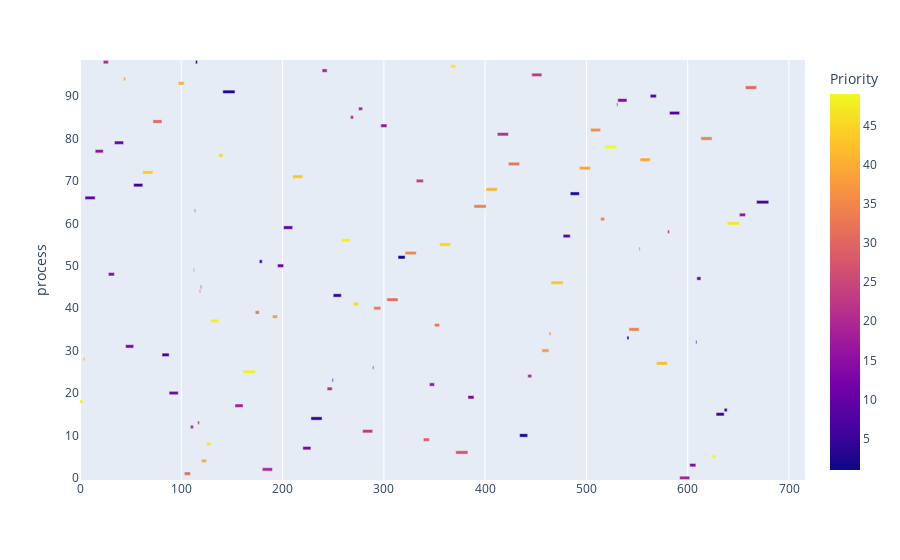

Here is the notebook cell this chart was saved with:
### Code cell
fig = px.timeline(df, x_start="Start", x_end="Finish", y="process", color="Priority")

df['delta'] = df['Finish'] - df['Start']
fig.layout.xaxis.type = 'linear'
fig.data[0].x = df.delta.tolist()
fig.data[0].base = df.Start.tolist()
fig.show()

### Figure 1 — Plotly figure (JSON) as saved in the notebook; plotly's stock layout.template omitted (floating-point values rounded to 4 significant figures)
{"data": [{"base": [0, 3, 5, 15, 23, 28, 34, 43, 45, 53, 62, 72, 81, 88, 97, 103, 109, 112, 113, 114, 116, 118, 119, 120, 125, 129, 137, 141, 153, 161, 173, 177, 180, 190, 195, 201, 210, 220, 228, 239, 244, 249, 250, 258, 267, 270, 275, 279, 289, 290, 297, 303, 314, 321, 332, 339, 345, 350, 355, 366, 371, 383, 389, 401, 412, 423, 434, 442, 446, 456, 463, 465, 477, 484, 493, 504, 514, 518, 530, 531, 540, 542, 552, 553, 563, 569, 580, 582, 592, 602, 608, 609, 613, 624, 628, 636, 639, 651, 657, 668], "hovertemplate": "Start=%{base}<br>Finish=%{x}<br>process=%{y}<br>Priority=%{marker.color}<extra></extra>", "legendgroup": "", "marker": {"color": [48, 44, 10, 16, 20, 15, 12, 39, 13, 6, 43, 30, 7, 12, 41, 31, 20, 30, 19, 5, 26, 24, 17, 40, 47, 48, 45, 3, 18, 48, 32, 7, 20, 38, 11, 9, 43, 13, 4, 19, 21, 1, 4, 48, 21, 45, 20, 23, 11, 33, 16, 31, 1, 35, 24, 29, 17, 33, 45, 47, 27, 13, 34, 41, 21, 32, 2, 21, 23, 38, 39, 43, 10, 3, 39, 36, 34, 49, 14, 14, 4, 34, 28, 39, 8, 42, 24, 8, 19, 14, 1, 10, 34, 49, 6, 6, 47, 17, 30, 7], "coloraxis": "coloraxis", "pattern": {"shape": ""}}, "name": "", "orientation": "h", "showlegend": false, "textposition": "auto", "type": "bar", "x": [3, 2, 10, 8, 5, 6, 9, 2, 8, 9, 10, 9, 7, 9, 6, 6, 3, 1, 1, 2, 2, 1, 1, 5, 4, 8, 4, 12, 8, 12, 4, 3, 10, 5, 6, 9, 10, 8, 11, 5, 5, 1, 8, 9, 3, 5, 4, 10, 1, 7, 6, 11, 7, 11, 7, 6, 5, 5, 11, 5, 12, 6, 12, 11, 11, 11, 8, 4, 10, 7, 2, 12, 7, 9, 11, 10, 4, 12, 1, 9, 2, 10, 1, 10, 6, 11, 2, 10, 10, 6, 1, 4, 11, 4, 8, 3, 12, 6, 11, 12], "xaxis": "x", "y": [18, 28, 66, 77, 98, 48, 79, 94, 31, 69, 72, 84, 29, 20, 93, 1, 12, 49, 63, 98, 13, 44, 45, 4, 8, 37, 76, 91, 17, 25, 39, 51, 2, 38, 50, 59, 71, 7, 14, 96, 21, 23, 43, 56, 85, 41, 87, 11, 26, 40, 83, 42, 52, 53, 70, 9, 22, 36, 55, 97, 6, 19, 64, 68, 81, 74, 10, 24, 95, 30, 34, 46, 57, 67, 73, 82, 61, 78, 88, 89, 33, 35, 54, 75, 90, 27, 58, 86, 0, 3, 32, 47, 80, 5, 15, 16, 60, 62, 92, 65], "yaxis": "y"}], "layout": {"barmode": "overlay", "coloraxis": {"colorbar": {"title": {"text": "Priority"}}, "colorscale": [[0, "#0d0887"], [0.1111, "#46039f"], [0.2222, "#7201a8"], [0.3333, "#9c179e"], [0.4444, "#bd3786"], [0.5556, "#d8576b"], [0.6667, "#ed7953"], [0.7778, "#fb9f3a"], [0.8889, "#fdca26"], [1, "#f0f921"]]}, "legend": {"tracegroupgap": 0}, "margin": {"t": 60}, "xaxis": {"anchor": "y", "domain": [0, 1], "type": "linear"}, "yaxis": {"anchor": "x", "domain": [0, 1], "title": {"text": "process"}}}}
